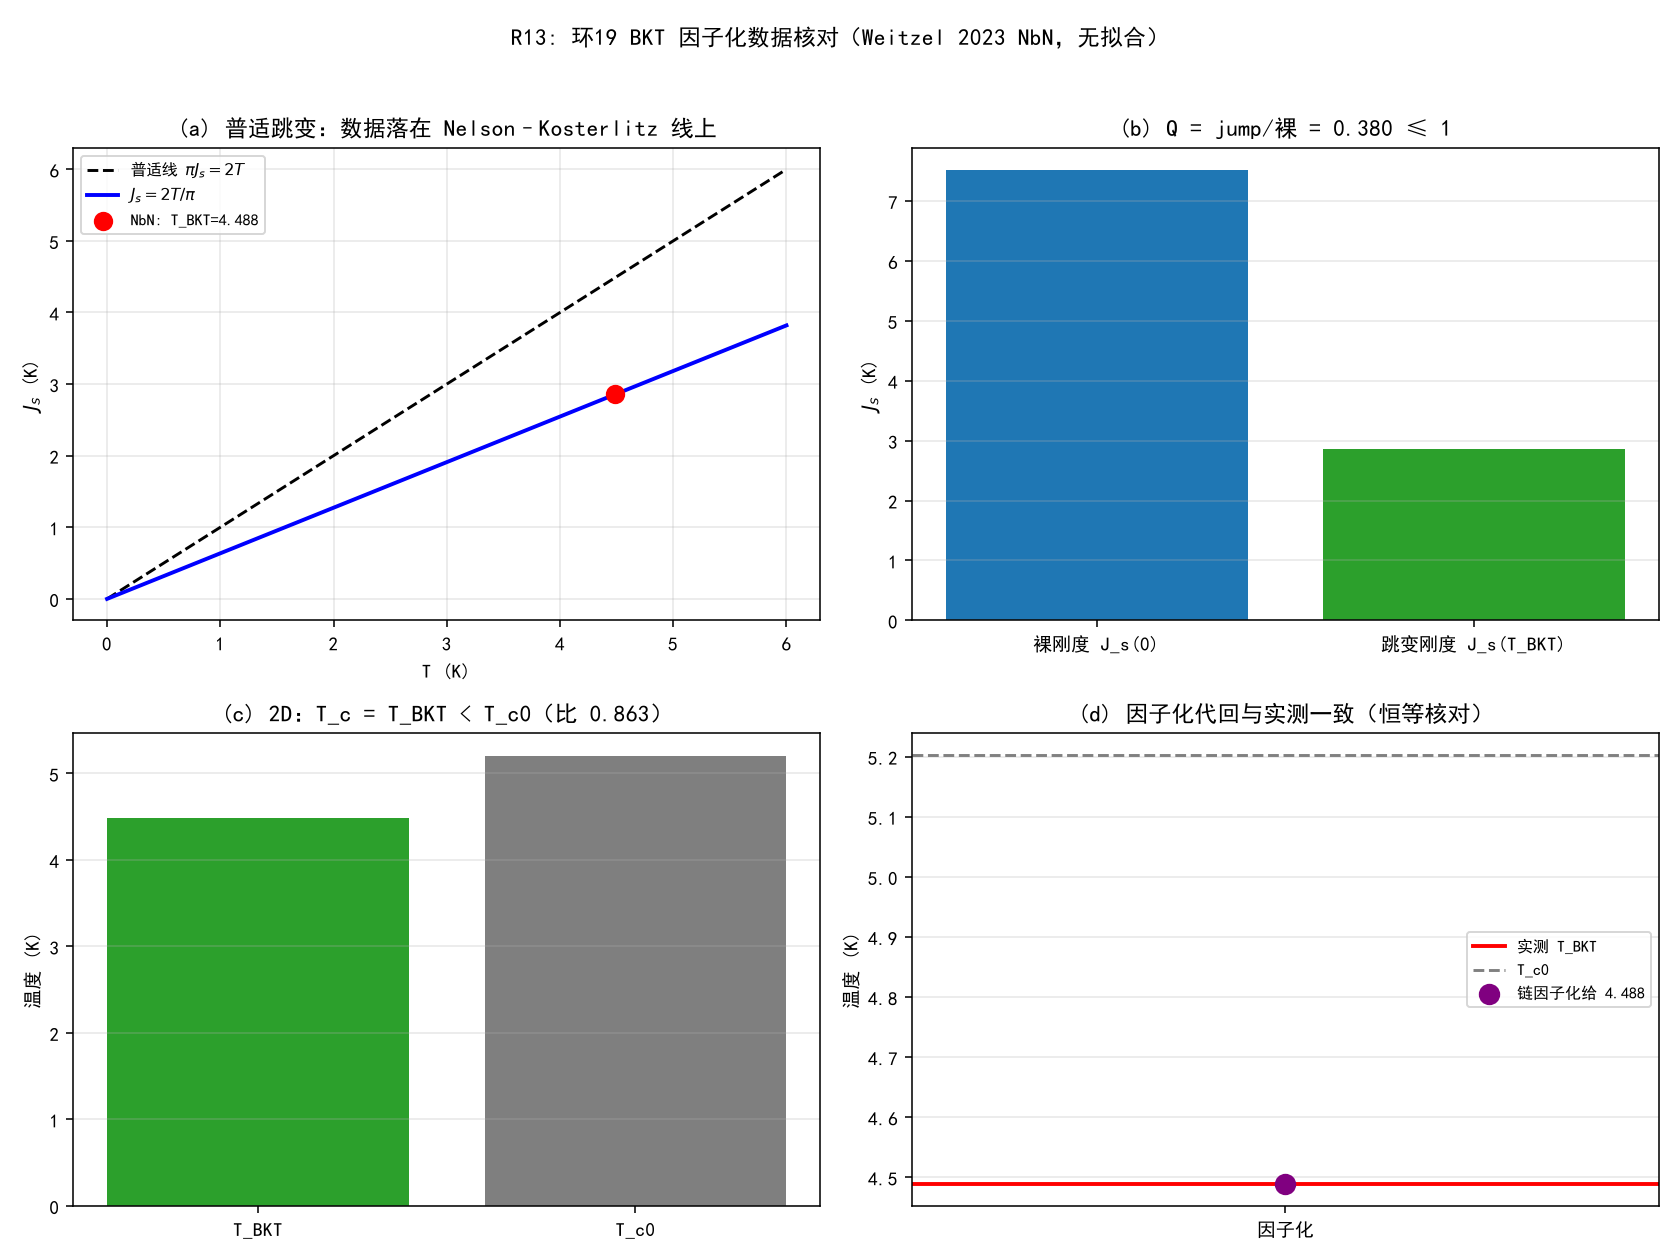

Here is the Python script that generated this plot:
# -*- coding: utf-8 -*-
"""
R13: BKT 因子化数据核对（Weitzel 2023 NbN 精密数据）。
只检验普适跳变/因子化代数恒等/一致性，不拟合。仅用 numpy + matplotlib。
运行：python "10 探索/超导第一性研究/04_计算验证/环19_BKT数据检验.py"
"""
import csv
import math
import os

import numpy as np
import matplotlib
matplotlib.use("Agg")
import matplotlib.pyplot as plt

plt.rcParams["font.sans-serif"] = ["SimHei", "Microsoft YaHei"]
plt.rcParams["axes.unicode_minus"] = False

HERE = os.path.dirname(os.path.abspath(__file__))

# Weitzel 2023 NbN 实测（arXiv:2303.10639v3）
T_BKT = 4.488
T_C0 = 5.203
J0 = 7.511
JUMP = 2 * T_BKT / math.pi  # 普适线给


def assertions():
    out = {}
    out["T_BKT"] = T_BKT
    out["T_c0"] = T_C0
    out["J_s_0"] = J0
    out["jump_2T_over_pi"] = float(JUMP)
    # 因子化：T = (pi/2) J0 Q，Q = jump/J0
    Q = JUMP / J0
    out["Q"] = float(Q)
    out["Q_le_1"] = bool(Q <= 1)
    T_chain = (math.pi / 2) * J0 * Q
    out["T_BKT_chain"] = float(T_chain)
    out["T_chain_relerr"] = float(abs(T_chain - T_BKT) / T_BKT)
    # T_c = min：T_BKT < T_c0
    out["T_BKT_lt_Tc0"] = bool(T_BKT < T_C0)
    out["T_BKT_over_Tc0"] = float(T_BKT / T_C0)
    # 普适线 algebra: pi*jump = 2T
    out["pi_jump_vs_2T_relerr"] = float(abs(math.pi * JUMP - 2 * T_BKT) / (2 * T_BKT))
    return out


def plots(a):
    fig, axes = plt.subplots(2, 2, figsize=(12, 9))

    # (a) 普适跳变线 pi J = 2T
    ax = axes[0, 0]
    Ts = np.linspace(0, 6, 200)
    ax.plot(Ts, (math.pi / 2) * np.full_like(Ts, (2 * Ts / math.pi)), "k--", lw=1.5,
            label=r"普适线 $\pi J_s=2T$")
    ax.plot(Ts, 2 * Ts / math.pi, "b-", lw=2, label=r"$J_s=2T/\pi$")
    ax.scatter([T_BKT], [JUMP], c="red", s=80, zorder=5, label=f"NbN: T_BKT={T_BKT}")
    ax.set_xlabel("T (K)")
    ax.set_ylabel(r"$J_s$ (K)")
    ax.set_title("(a) 普适跳变：数据落在 Nelson–Kosterlitz 线上")
    ax.legend(fontsize=8)
    ax.grid(alpha=0.3)

    # (b) 因子化 Q = jump/J0
    ax = axes[0, 1]
    labels = ["裸刚度 J_s(0)", "跳变刚度 J_s(T_BKT)"]
    vals = [J0, JUMP]
    ax.bar(labels, vals, color=["tab:blue", "tab:green"])
    ax.set_ylabel(r"$J_s$ (K)")
    ax.set_title(f"(b) Q = jump/裸 = {a['Q']:.3f} ≤ 1")
    ax.grid(alpha=0.3, axis="y")

    # (c) T_c = min：T_BKT < T_c0
    ax = axes[1, 0]
    ax.bar(["T_BKT", "T_c0"], [T_BKT, T_C0], color=["tab:green", "tab:gray"])
    ax.set_ylabel("温度 (K)")
    ax.set_title(f"(c) 2D：T_c = T_BKT < T_c0（比 {a['T_BKT_over_Tc0']:.3f}）")
    ax.grid(alpha=0.3, axis="y")

    # (d) 因子化代回自洽
    ax = axes[1, 1]
    ax.axhline(T_BKT, color="red", lw=2, label="实测 T_BKT")
    ax.axhline(T_C0, color="gray", ls="--", lw=1.5, label="T_c0")
    ax.scatter([1], [a["T_BKT_chain"]], c="purple", s=100, zorder=5,
               label=f"链因子化给 {a['T_BKT_chain']:.3f}")
    ax.set_xlim(0, 2)
    ax.set_xticks([1])
    ax.set_xticklabels(["因子化"])
    ax.set_ylabel("温度 (K)")
    ax.set_title("(d) 因子化代回与实测一致（恒等核对）")
    ax.legend(fontsize=8)
    ax.grid(alpha=0.3, axis="y")

    fig.suptitle("R13: 环19 BKT 因子化数据核对（Weitzel 2023 NbN，无拟合）", fontsize=12)
    fig.tight_layout(rect=[0, 0, 1, 0.96])
    png = os.path.join(HERE, "环19_BKT数据检验.png")
    fig.savefig(png, dpi=140)
    plt.close(fig)
    return png


if __name__ == "__main__":
    a = assertions()
    print("=== R13 数值断言 ===")
    for k, v in a.items():
        print(f"{k:32s} = {v}")
    p = plots(a)
    path = os.path.join(HERE, "环19_BKT数据检验_断言.csv")
    with open(path, "w", newline="", encoding="utf-8-sig") as f:
        w = csv.writer(f)
        w.writerow(["assertion", "value"])
        for k, v in a.items():
            w.writerow([k, v])
    print(f"\n图像: {p}\n断言表: {path}")
